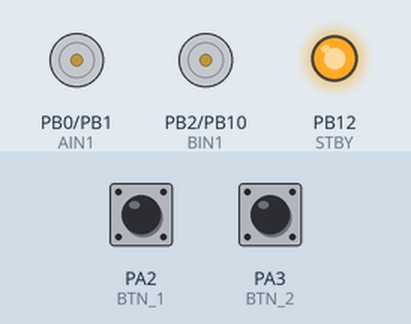
Simulated run of this program. Board: STM32 Black Pill. On the bench: motor-driver pin pairs drawn as motors (green arrow = first pin HIGH = forward, orange = second pin HIGH = backward, longer = more drive, scaled by the enable pin, stopped while the standby pin is LOW), output pins drawn as LEDs (lit = HIGH). The inputs (shaded band) are chosen by the test bench; at power-on: PA2 (BTN_1) HIGH, PA3 (BTN_2) HIGH.

Above: at 1.2 s.
1.3 s: PA2 (BTN_1) pulled LOW for 0.15 s
At 1.38 s:
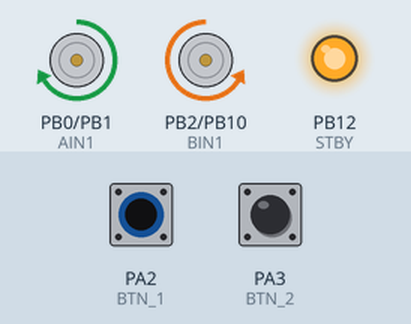
2.9 s: PA3 (BTN_2) pulled LOW for 0.15 s
At 2.98 s:
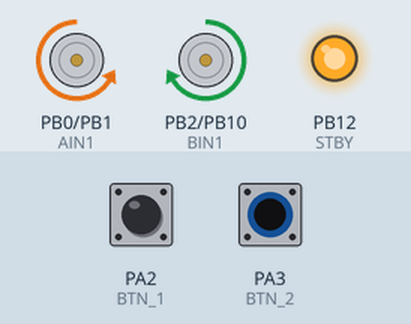
4.5 s: PA3 (BTN_2) pulled LOW for 3.2 s
At 8.8 s:
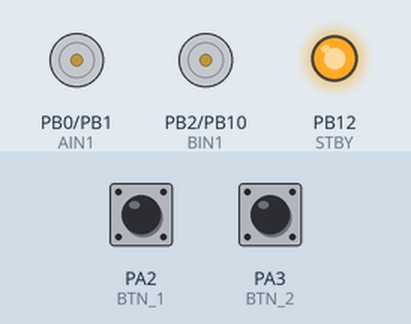
9.2 s: PA2 (BTN_1) pulled LOW for 3.2 s
At 9.9 s:
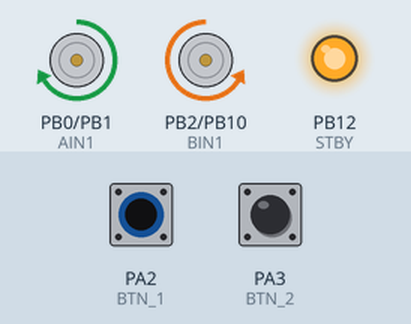
Timing chart, 0 to 13.9 s (numbered marks = the images above; inputs shaded):
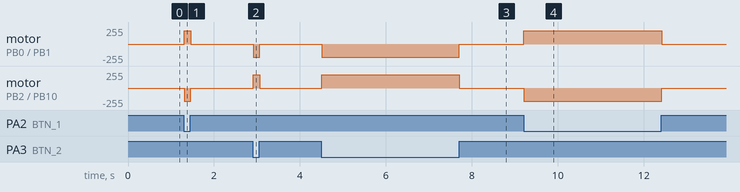

The program:

main.cpp
```cpp
#include <Arduino.h>

// --- Pin Definitions based on Wiring Reference Sheet ---
// Buttons: PA2 = First Button, PA3 = Second Button
#define BTN_1 PA2 // First Button
#define BTN_2 PA3 // Second Button

// TB6612FNG Driver Standby Pin
#define STBY PB12

// Motor Speed PWM Pins
#define PWMA PA8  // Left Motor PWM
#define PWMB PA9  // Right Motor PWM

// Left Motor Direction Control Pins
#define AIN1 PB0
#define AIN2 PB1

// Right Motor Direction Control Pins
#define BIN1 PB2
#define BIN2 PB10

// Speed PWM value (0 to 255)
const int MOTOR_SPEED = 200;

void stopMotors() {
  digitalWrite(AIN1, LOW);
  digitalWrite(AIN2, LOW);
  digitalWrite(BIN1, LOW);
  digitalWrite(BIN2, LOW);
  analogWrite(PWMA, 0);
  analogWrite(PWMB, 0);
}

void spinForward() {
  // Left Motor Forward: AIN1 = HIGH, AIN2 = LOW
  digitalWrite(AIN1, HIGH);
  digitalWrite(AIN2, LOW);

  // Right Motor Forward: BIN1 = LOW, BIN2 = HIGH
  digitalWrite(BIN1, LOW);
  digitalWrite(BIN2, HIGH);

  analogWrite(PWMA, MOTOR_SPEED);
  analogWrite(PWMB, MOTOR_SPEED);
}

void spinBackward() {
  // Left Motor Backward: AIN1 = LOW, AIN2 = HIGH
  digitalWrite(AIN1, LOW);
  digitalWrite(AIN2, HIGH);

  // Right Motor Backward: BIN1 = HIGH, BIN2 = LOW
  digitalWrite(BIN1, HIGH);
  digitalWrite(BIN2, LOW);

  analogWrite(PWMA, MOTOR_SPEED);
  analogWrite(PWMB, MOTOR_SPEED);
}

void setup() {
  // Configure button inputs with internal pull-up resistors
  pinMode(BTN_1, INPUT_PULLUP);
  pinMode(BTN_2, INPUT_PULLUP);

  // Configure Motor Control Outputs
  pinMode(STBY, OUTPUT);
  pinMode(PWMA, OUTPUT);
  pinMode(PWMB, OUTPUT);
  pinMode(AIN1, OUTPUT);
  pinMode(AIN2, OUTPUT);
  pinMode(BIN1, OUTPUT);
  pinMode(BIN2, OUTPUT);

  // Enable Motor Driver (STBY HIGH)
  digitalWrite(STBY, HIGH);

  // Initial state: stopped
  stopMotors();
}

void loop() {
  // Read button states (LOW when pressed due to INPUT_PULLUP)
  bool btn1Pressed = (digitalRead(BTN_1) == LOW); // PA2 (First button)
  bool btn2Pressed = (digitalRead(BTN_2) == LOW); // PA3 (Second button)

  if (btn1Pressed && !btn2Pressed) {
    spinForward();   // Both motors spin Forward on PA2
  } else if (btn2Pressed && !btn1Pressed) {
    spinBackward();  // Both motors spin Backward on PA3
  } else {
    stopMotors();
  }

  delay(10); // Small debounce/stability delay
}
```

Measured:
- after the input at 1.3 s, motor on PB0 (AIN1) / PB1 (AIN2): stopped → forward 200/255 at once, → stopped 0.15 s later; motor on PB2 (BIN1) / PB10 (BIN2): stopped → backward 200/255 at once, → stopped 0.15 s later
- after the input at 2.9 s, motor on PB0 (AIN1) / PB1 (AIN2): stopped → backward 200/255 at once, → stopped 0.15 s later; motor on PB2 (BIN1) / PB10 (BIN2): stopped → forward 200/255 at once, → stopped 0.15 s later
- after the input at 4.5 s, motor on PB0 (AIN1) / PB1 (AIN2): stopped → backward 200/255 at once, → stopped 3.2 s later; motor on PB2 (BIN1) / PB10 (BIN2): stopped → forward 200/255 at once, → stopped 3.2 s later
- after the input at 9.2 s, motor on PB0 (AIN1) / PB1 (AIN2): stopped → forward 200/255 at once, → stopped 3.2 s later; motor on PB2 (BIN1) / PB10 (BIN2): stopped → backward 200/255 at once, → stopped 3.2 s later
